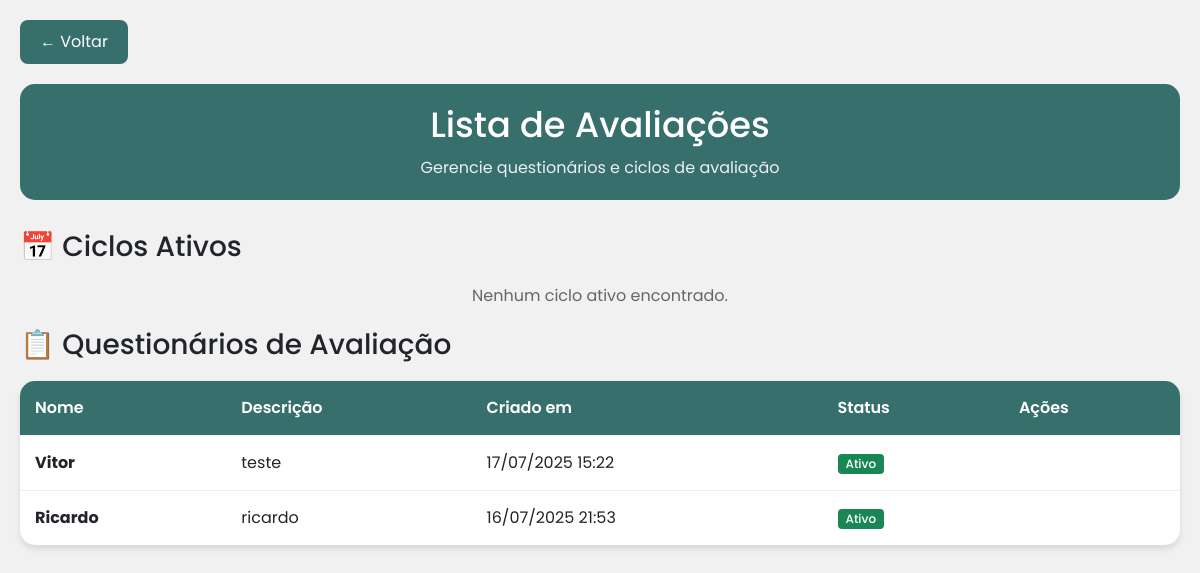
Page /avaliacoes/ (signed in) on the earlier database version.
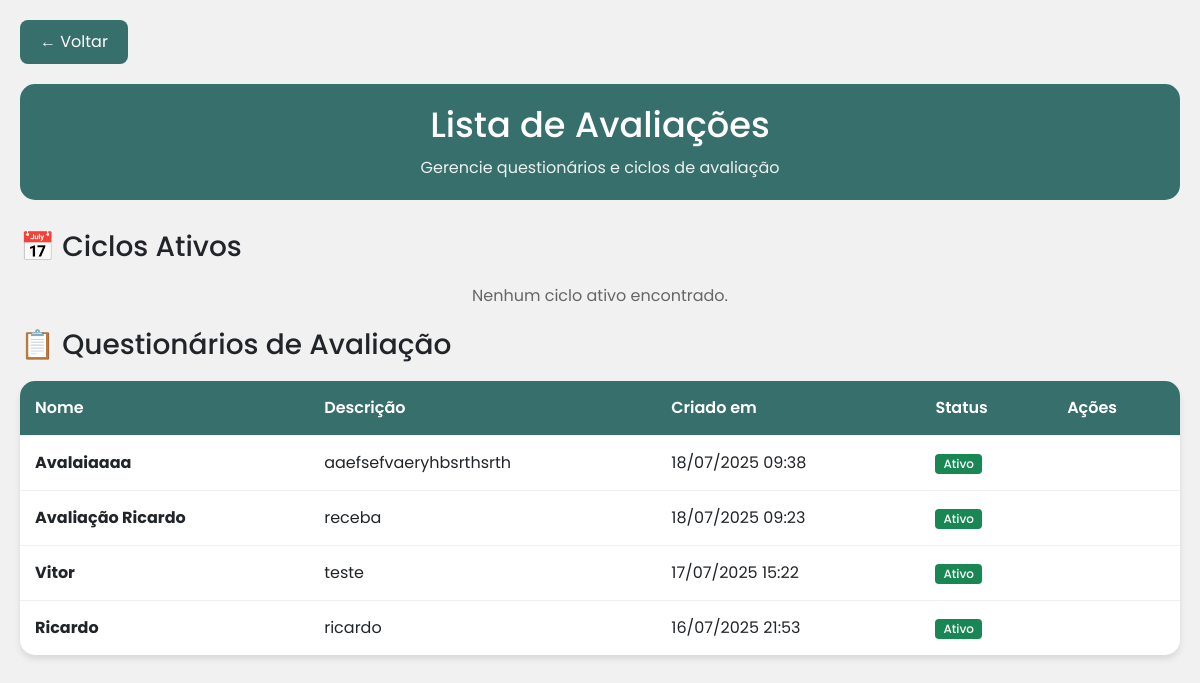
Same page on the later database version.
### avaliacao_docente/models.py (models this page shows, shortened)
class QuestionarioAvaliacao(models.Model):
    titulo = models.CharField(max_length=100)
    descricao = models.TextField(blank=True)
    ativo = models.BooleanField(default=True)
    data_criacao = models.DateTimeField(auto_now_add=True)
    criado_por = models.ForeignKey(
        User, on_delete=models.CASCADE, related_name="questionarios_criados"
    )
    class Meta:
        ordering = ["-data_criacao"]
        verbose_name = "Questionário de Avaliação"
        verbose_name_plural = "Questionários de Avaliação"

### avaliacao_docente/views.py (the view)
# urls.py: path("avaliacoes/", views.listar_avaliacoes, name="listar_avaliacoes"),
@login_required
def listar_avaliacoes(request):
    avaliacoes = QuestionarioAvaliacao.objects.filter(ativo=True).order_by(
        "-data_criacao"
    )
    ciclos = CicloAvaliacao.objects.filter(ativo=True).order_by("-data_inicio")
    paginator = Paginator(avaliacoes, 10)
    page_number = request.GET.get("page")
    page_obj = paginator.get_page(page_number)
    context = {
        "avaliacoes": page_obj,
        "ciclos": ciclos,
        "titulo": "Avaliações Docentes",
    }
    return render(request, "avaliacoes/listar_avaliacoes.html", context)

### avaliacao_docente/templatetags/user_tags.py (called while the page is built)
@register.filter
def get_user_role(user):
    if check_role(user, "admin"):
        return "Administrador"
    elif check_role(user, "coordenador"):
        return "Coordenador"
    elif check_role(user, "professor"):
        return "Professor"
    elif check_role(user, "aluno"):
        return "Aluno"
    else:
        return "Sem role definida"

@register.filter
def get_user_role_class(user):
    if check_role(user, "admin"):
        return "role-admin"
    elif check_role(user, "coordenador"):
        return "role-coordenador"
    elif check_role(user, "professor"):
        return "role-professor"
    elif check_role(user, "aluno"):
        return "role-aluno"
    else:
        return "role-sem-role"

@register.filter
def get_user_profile_type(user):
    if hasattr(user, "perfil_professor"):
        return "Professor"
    elif hasattr(user, "perfil_aluno"):
        return "Aluno"
    else:
        return "Administrativo"

@register.filter
def has_role(user, role):
    return check_role(user, role)

### templates/avaliacoes/listar_avaliacoes.html (shortened to what this page needs)
{% extends 'avaliacoes/base_avaliacoes.html' %}
{% load user_tags %}
{% block page_title %}Lista de Avaliações{% endblock %}
{% block page_description %}Gerencie questionários e ciclos de avaliação{% endblock %}
{% block content %}
<div class="avaliacoes-grid">
    <div class="avaliacao-card">
        <h3>📅 Ciclos Ativos</h3>
        {% if ciclos %}
        {% for ciclo in ciclos %}
        <div
            style="display: flex; justify-content: space-between; align-items: center; padding: 10px 0; border-bottom: 1px solid #f0f0f0;">
            <div>
                <h6 style="margin: 0; font-weight: 600;">{{ ciclo.nome }}</h6>
                <small style="color: #666;">
                    {{ ciclo.data_inicio|date:"d/m/Y" }} - {{ ciclo.data_fim|date:"d/m/Y" }}
                </small>
            </div>
            <a href="{% url 'detalhe_ciclo_avaliacao' ciclo.id %}" class="btn btn-sm">
                👁️ Ver
            </a>
        </div>
        {% endfor %}
        {% else %}
        <p style="color: #666; text-align: center; margin: 20px 0;">Nenhum ciclo ativo encontrado.</p>
        {% endif %}
    </div>
    <div class="avaliacao-card">
        <h3>📋 Questionários de Avaliação</h3>
        {% if avaliacoes %}
        <div class="data-table-container">
            <table class="data-table">
                <thead>
                    <tr>
                        <th>Nome</th>
                        <th>Descrição</th>
                        <th>Criado em</th>
                        <th>Status</th>
                        <th>Ações</th>
                    </tr>
                </thead>
                <tbody>
                    {% for questionario in avaliacoes %}
                    <tr>
                        <td>
                            <strong>{{ questionario.titulo }}</strong>
                        </td>
                        <td>
                            {{ questionario.descricao|truncatechars:50 }}
                        </td>
                        <td>
                            {{ questionario.data_criacao|date:"d/m/Y H:i" }}
                        </td>
                        <td>
                            {% if questionario.ativo %}
                            <span class="badge bg-success">Ativo</span>
                            {% else %}
                            <span class="badge bg-secondary">Inativo</span>
                            {% endif %}
                        </td>
                        <td>
                        </td>
                    </tr>
                    {% endfor %}
                </tbody>
            </table>
        </div>
        {% else %}
        <p style="color: #666; text-align: center; margin: 20px 0;">Nenhum questionário encontrado.</p>
        {% endif %}
    </div>
</div>
{% endblock %}

### templates/avaliacoes/base_avaliacoes.html (shortened to what this page needs)
{% load user_tags %}
{% load static %}
<!DOCTYPE html>
<html lang="pt-br">
<head>
    <link href="https://cdn.jsdelivr.net/npm/bootstrap@5.3.0/dist/css/bootstrap.min.css" rel="stylesheet">
</head>
<body>
    <main>
        <div class="container">
            <a href="javascript:history.back()" class="back-button">← Voltar</a>
            <div class="header">
                <h1>{% block page_title %}{{ titulo }}{% endblock %}</h1>
                <p>{% block page_description %}Sistema de Avaliação Docente{% endblock %}</p>
            </div>
            {% block content %}{% endblock %}
        </div>
    </main>
</body>
</html>

### templates/perfil.html (shortened to what this page needs)
{% block content %}
{% load static %}
{% load user_tags %}
{% endblock %}

### templates/avaliacoes/base_avaliacoes.html (style rules this page uses)
:root { --cor01: #f0f0f0; --cor01-alt: #f1f1f1; --cor02: #00fd94; --cor03: #376f6c; --cor04: #1e3231; --cor05: #090909; --cor06: #00cafd; --cor07: #ffffff; --cor08: #ff3c3c; --font01: "Poppins", sans-serif; --font02: "Vidaloka", serif; --shadow: 2px 2px 10px rgba(0, 0, 0, 0.2); --shadow-alt: 4px 2px 8px rgba(0, 0, 0, 0.2); --border-radius-small: 5px; --border-radius-medium: 15px; --border-radius-large: 25px; --border-radius-xl: 35px; --border-radius-circle: 50%; --spacing-xs: 5px; --spacing-sm: 10px; --spacing-md: 15px; --spacing-lg: 20px; --spacing-xl: 25px; --spacing-2xl: 40px; --spacing-3xl: 50px; --transition-fast: 0.2s; --transition-medium: 0.3s; }
* { margin: 0; padding: 0; box-sizing: border-box; font-family: var(--font01); }
body { background: var(--cor01); }
.container { max-width: 1200px; margin: 0 auto; padding: 20px; }
.header { background: var(--cor03); color: white; padding: 20px; border-radius: var(--border-radius-medium); margin-bottom: 30px; text-align: center; }
.header h1 { margin: 0 0 10px 0; font-size: 2.2em; }
.header p { margin: 0; opacity: 0.9; }
.back-button { background: var(--cor03); color: white; text-decoration: none; padding: 10px 20px; border-radius: 8px; display: inline-block; margin-bottom: 20px; transition: all 0.3s; }
.data-table { width: 100%; border-collapse: collapse; margin-top: 20px; background: var(--cor07); border-radius: var(--border-radius-medium); overflow: hidden; box-shadow: 0 4px 6px rgba(0, 0, 0, 0.1); }
.data-table th, .data-table td { padding: 15px; text-align: left; border-bottom: 1px solid #f0f0f0; }
.data-table th { background: var(--cor03); color: white; font-weight: 600; }
.data-table tbody tr:last-child td { border-bottom: none; }

### templates/avaliacoes/listar_avaliacoes.html (style rules this page uses)
.badge { padding: 0.25rem 0.5rem; font-size: 0.75rem; font-weight: 500; line-height: 1; color: #fff; text-align: center; white-space: nowrap; vertical-align: baseline; border-radius: 0.25rem; }
.badge.bg-success { background-color: #198754 !important; }

### templates/perfil.html (style rules this page uses)
:root { --cor01: #f1f1f1; --cor02: #00fd94; --cor03: #376f6c; --cor04: #1e3231; --cor05: #090909; --cor06: #00cafd; --cor07: #ffffff; --cor08: #ff3c3c; --shadow: 4px 2px 8px rgba(0, 0, 0, 0.2); --gradient-primary: linear-gradient(135deg, var(--cor03) 0%, var(--cor04) 100%); --gradient-secondary: linear-gradient(135deg, var(--cor02) 0%, var(--cor06) 100%); }

Differences in the rows shown:
added QuestionarioAvaliacao: titulo "Avalaiaaaa", descricao "aaefsefvaeryhbsrthsrth", data_criacao "18/07/2025 09:38", ativo "Ativo"
added QuestionarioAvaliacao: titulo "Avaliação Ricardo", descricao "receba", data_criacao "18/07/2025 09:23", ativo "Ativo"
